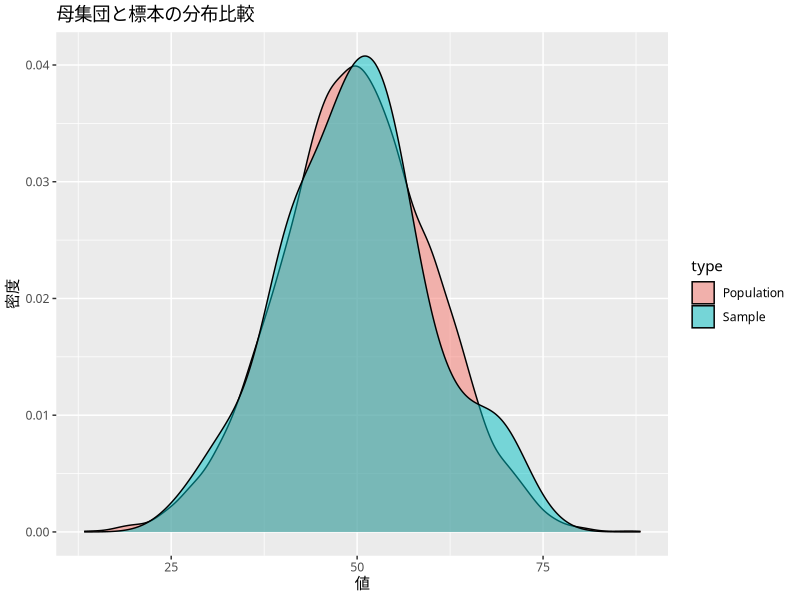
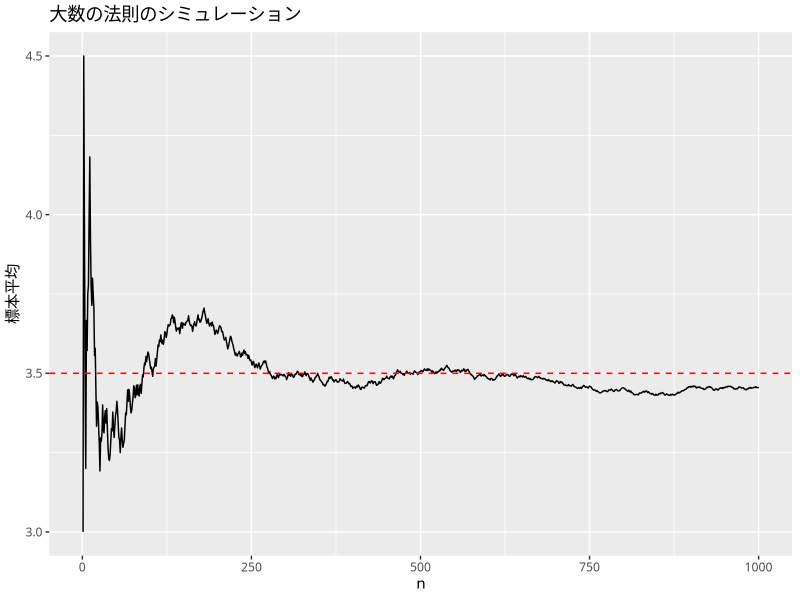
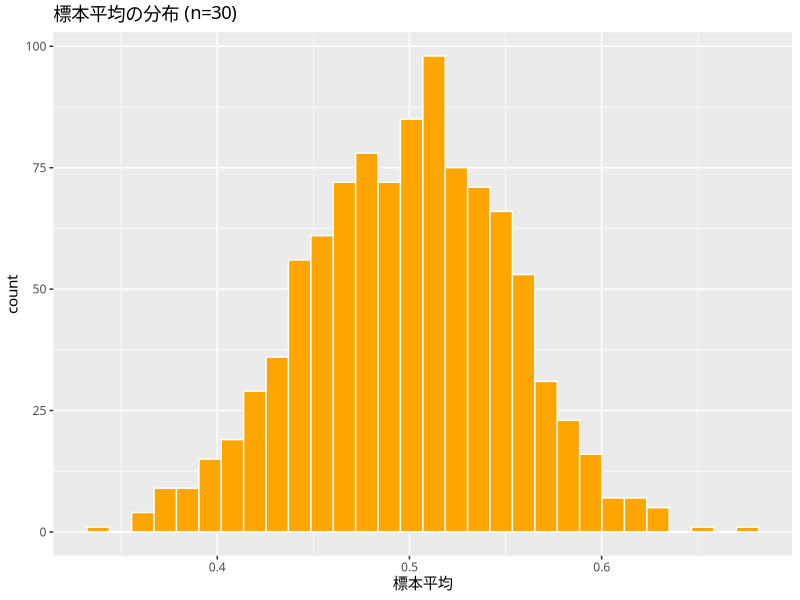
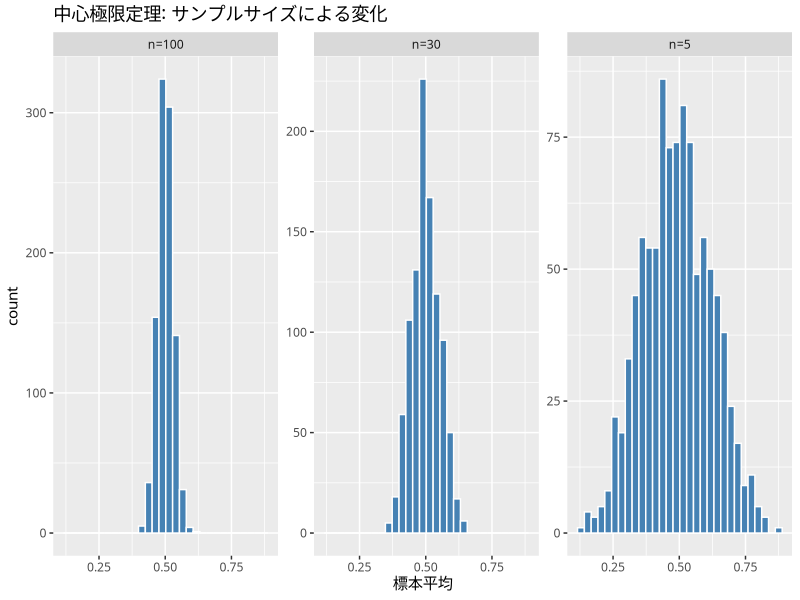

These charts were generated, in order, by the following R code:
## ---- chunk 1
library(tidyverse)
set.seed(1)

# 母集団（例：正規分布） {.unnumbered}
population <- rnorm(10000, mean = 50, sd = 10)

# 標本（そこから100個ランダムに抽出） {.unnumbered}
sample_data <- sample(population, 100)

# データフレーム化 {.unnumbered}
df_pop <- data.frame(value = population, type = "Population")
df_samp <- data.frame(value = sample_data, type = "Sample")
df_all <- bind_rows(df_pop, df_samp)

# ヒストグラムで比較（密度表示） {.unnumbered}
ggplot(df_all, aes(x = value, fill = type)) +
  theme_gray(base_family = "HiraKakuProN-W3") +
  geom_density(alpha = 0.5) +
  labs(title = "母集団と標本の分布比較", x = "値", y = "密度")
## ---- chunk 2
library(tidyverse)

# サイコロを振る回数を変えて、平均値の推移を見る {.unnumbered}
set.seed(123)
n <- 1000
dice_rolls <- sample(1:6, n, replace = TRUE)
cumulative_mean <- cumsum(dice_rolls) / (1:n)

# データフレーム作成 {.unnumbered}
df <- data.frame(n = 1:n, mean = cumulative_mean)

# プロット {.unnumbered}
ggplot(df, aes(x = n, y = mean)) +
  theme_gray(base_family = "HiraKakuProN-W3") +
  geom_line() +
  geom_hline(yintercept = 3.5, color = "red", linetype = "dashed") +
  labs(title = "大数の法則のシミュレーション", y = "標本平均")
## ---- chunk 3
# シミュレーション {.unnumbered}
n_samples <- 1000
sample_size <- 30
means <- numeric(n_samples)

for (i in 1:n_samples) {
  means[i] <- mean(runif(sample_size, min = 0, max = 1))
}

# ヒストグラム {.unnumbered}
ggplot(data.frame(means), aes(x = means)) +
  theme_gray(base_family = "HiraKakuProN-W3") +
  geom_histogram(bins = 30, fill = "orange", color = "white") +
  labs(title = "標本平均の分布 (n=30)", x = "標本平均")
## ---- chunk 4
# 異なるサンプルサイズでのシミュレーション
sample_sizes <- c(5, 30, 100)
n_samples <- 1000

results <- list()
for (n in sample_sizes) {
  means <- replicate(n_samples, mean(runif(n)))
  results[[paste0("n=", n)]] <- means
}

# データフレームにまとめる
df_clt <- data.frame(
  means = unlist(results),
  sample_size = rep(paste0("n=", sample_sizes), each = n_samples)
)

# プロット
ggplot(df_clt, aes(x = means)) +
  theme_gray(base_family = "HiraKakuProN-W3") +
  geom_histogram(bins = 30, fill = "steelblue", color = "white") +
  facet_wrap(~sample_size, scales = "free_y") +
  labs(title = "中心極限定理: サンプルサイズによる変化", x = "標本平均")
## ---- chunk 5
# 理論値と実際の値を比較
cat("母分散（一様分布）:", 1/12, "\n")
cat("標本平均の理論分散 (n=30):", (1/12) / 30, "\n")
cat("シミュレーションでの分散:", var(results[["n=30"]]), "\n")
